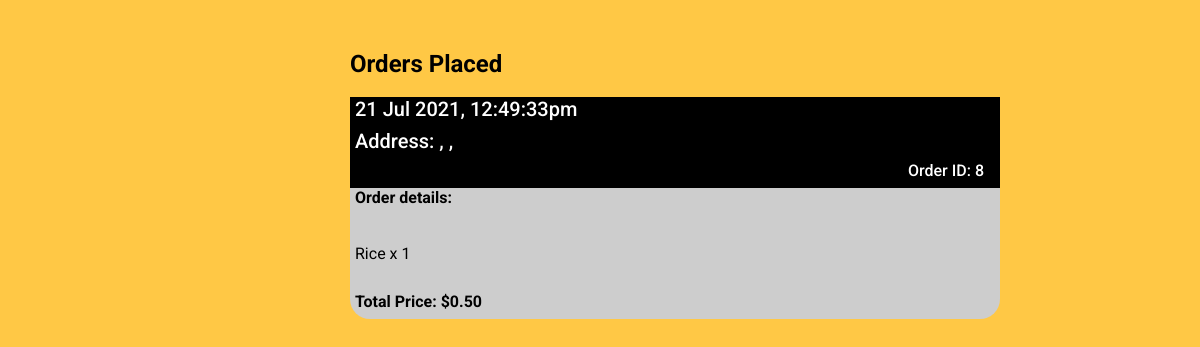
The page /orders.php (signed in) on the database its author committed.
### tables this page shows
CREATE TABLE `orders` (
  `orders_id` int(11) NOT NULL,
  `orders_totalprice` decimal(10,2) NOT NULL,
  `orders_timestamp` timestamp NOT NULL DEFAULT CURRENT_TIMESTAMP ON UPDATE CURRENT_TIMESTAMP,
  `orders_address` varchar(256) NOT NULL,
  `users_id` int(11) NOT NULL
);

CREATE TABLE `orderdetails` (
  `orderdetails_id` int(11) NOT NULL,
  `orderdetails_qty` int(11) NOT NULL,
  `orderdetails_group` int(11) NOT NULL,
  `users_id` int(11) NOT NULL,
  `food_id` int(11) NOT NULL,
  `orders_id` int(11) NOT NULL
);

CREATE TABLE `food` (
  `food_id` int(11) NOT NULL,
  `food_name` varchar(255) NOT NULL,
  `food_category` varchar(128) NOT NULL,
  `food_subcategory` varchar(128) NOT NULL,
  `food_healthierchoice` smallint(6) DEFAULT '0',
  `food_vegan` smallint(6) DEFAULT NULL,
  `food_price` decimal(10,2) NOT NULL,
  `food_calories` int(11) NOT NULL,
  `food_img` varchar(256) DEFAULT NULL
);

### config/db.php (called while the page is built, shortened)
<?php
class DB {
  protected static $mdb = null;
  public static function getMDB() {
    $mdb = DB::$mdb;
    if ($mdb === null) {
      $mdb = DB::$mdb = new MeekroDB();
    }
    $mdb->sync_config();
    return $mdb;
  }
  public static function query() { $args = func_get_args(); return call_user_func_array(array(DB::getMDB(), 'query'), $args); }
}
class MeekroDB {
  public $encoding = 'latin1';
  public $param_char = '%';
  public $named_param_seperator = '_';
  public $connect_options = array(MYSQLI_OPT_CONNECT_TIMEOUT => 30);
  public $internal_mysql = null;
  public function __construct($host=null, $user=null, $password=null, $dbName=null, $port=null, $encoding=null, $socket=null)  {
    if ($encoding === null) $encoding = DB::$encoding;
    $this->encoding = $encoding;
  }
  public function get() {
    $mysql = $this->internal_mysql;
    if (!($mysql instanceof MySQLi)) {
      $mysql = new mysqli();
      foreach ($this->connect_options as $key => $value) {
        $mysql->options($key, $value);
      }
      $mysql->set_charset($this->encoding);
      $this->internal_mysql = $mysql;
    }
    return $mysql;
  }
  protected function preparseQueryParams() {
    $args = func_get_args();
    $sql = trim(strval(array_shift($args)));
    $args_all = $args;
    $param_char_length = strlen($this->param_char);
    $named_seperator_length = strlen($this->named_param_seperator);
    $types = array(
      $this->param_char . 'll',
      $this->param_char . 'ls',
      $this->param_char . 'l',
      $this->param_char . 'li',
      $this->param_char . 'ld',
      $this->param_char . 'lb',
      $this->param_char . 'lt',
      $this->param_char . 's',
      $this->param_char . 'i',
      $this->param_char . 'd',
      $this->param_char . 'b',
      $this->param_char . 't',
      $this->param_char . '?',
      $this->param_char . 'l?',
      $this->param_char . 'll?',
      $this->param_char . 'hc',
      $this->param_char . 'ha',
      $this->param_char . 'ho',
      $this->param_char . 'ss',
      $this->param_char . 'ssb',
      $this->param_char . 'sse',
    );
    $posList = array();
    foreach ($types as $type) {
      $lastPos = 0;
      while (($pos = strpos($sql, $type, $lastPos)) !== false) {
        $lastPos = $pos + 1;
        $posList[$pos] = $type;
      }
    }
    ksort($posList);
    $chunkyQuery = array();
    $pos_adj = 0;
    foreach ($posList as $pos => $type) {
      $type = substr($type, $param_char_length);
      $length_type = strlen($type) + $param_char_length;
      $new_pos = $pos + $pos_adj;
      $new_pos_back = $new_pos + $length_type;
      $arg_number_length = 0;
      if ($arg_number_length = strspn($sql, '0123456789', $new_pos_back)) {
        $arg_number = substr($sql, $new_pos_back, $arg_number_length);
        if (! array_key_exists($arg_number, $args_all)) return $this->nonSQLError("Non existent argument reference (arg $arg_number): $sql");
        $arg = $args_all[$arg_number];
      } else {
        $arg = array_shift($args);
      }
      if ($new_pos > 0) $chunkyQuery[] = substr($sql, 0, $new_pos);
      if (is_object($arg) && ($arg instanceof WhereClause)) {
        list($clause_sql, $clause_args) = $arg->textAndArgs();
        array_unshift($clause_args, $clause_sql);
        $preparsed_sql = call_user_func_array(array($this, 'preparseQueryParams'), $clause_args);
        $chunkyQuery = array_merge($chunkyQuery, $preparsed_sql);
      } else {
        $chunkyQuery[] = array('type' => $type, 'value' => $arg);
      }
      $sql = substr($sql, $new_pos_back + $arg_number_length);
      $pos_adj -= $new_pos_back + $arg_number_length;
    }
    if (strlen($sql) > 0) $chunkyQuery[] = $sql;
    return $chunkyQuery;
  }
  protected function intval($var) {
    if (PHP_INT_SIZE == 8) return intval($var);
    return floor(doubleval($var));
  }
  public function parseQueryParams() {
    $args = func_get_args();
    $chunkyQuery = call_user_func_array(array($this, 'preparseQueryParams'), $args);
    $query = '';
    $array_types = array('ls', 'li', 'ld', 'lb', 'll', 'lt', 'l?', 'll?', 'hc', 'ha', 'ho');
    foreach ($chunkyQuery as $chunk) {
      if (is_string($chunk)) {
        $query .= $chunk;
        continue;
      }
      $type = $chunk['type'];
      $arg = $chunk['value'];
      $result = '';
      $is_array_type = in_array($type, $array_types, true);
      if ($type == 's') $result = $this->escape($arg);
      else if ($type == 'i') $result = $this->intval($arg);
      $query .= $result;
    }
    return $query;
  }
  protected function prependCall($function, $args, $prepend) { array_unshift($args, $prepend); return call_user_func_array($function, $args); }
  public function query() { $args = func_get_args(); return $this->prependCall(array($this, 'queryHelper'), $args, 'assoc'); }
  protected function queryHelper() {
    $args = func_get_args();
    $type = array_shift($args);
    $db = $this->get();
    $is_buffered = true;
    $row_type = 'assoc';
    $full_names = false;
    $sql = call_user_func_array(array($this, 'parseQueryParams'), $args);
    $result = $db->query($sql, $is_buffered ? MYSQLI_STORE_RESULT : MYSQLI_USE_RESULT);
    $return = array();
    while ($row = ($row_type == 'assoc' ? $result->fetch_assoc() : $result->fetch_row())) {
      $return[] = $row;
    }
    return $return;
  }
}
?>

### config/functions.php (called while the page is built, shortened)
<?php
function displayDate($date){
    return date('d M Y', strtotime($date));
}
function displayTime($date){
    return date('h:i:sa', strtotime($date));
}
?>

### orders.php (the view, shortened to what this page needs)
<?php
include "config/db.php";
include "config/functions.php";
?>
<!DOCTYPE html>
<html lang="en">
<head>
    <link href="https://cdn.jsdelivr.net/npm/bootstrap@5.0.0-beta3/dist/css/bootstrap.min.css" rel="stylesheet">
    <link rel="stylesheet" href="https://cdnjs.cloudflare.com/ajax/libs/font-awesome/4.7.0/css/font-awesome.min.css">
    <link href='https://unpkg.com/boxicons@2.0.7/css/boxicons.min.css' rel='stylesheet'>
    <link rel="stylesheet" href="css/styles.css">
    <link rel="stylesheet" href="css/account.css">
</head>
<body>
        <div class="accountcontainer viewer" id="viewer">
            <div class="row justify-content-md-center">
                <div class="col-xl-9 accountrightbody">
                    <div class="row accrow ordersplacedrow accountpage" id="orders">
                        <div>
                            <h4 class="accheader">Orders Placed</h4>
                        </div>
                        <?php
                        $getUserOrderQuery = DB::query("SELECT * FROM orders WHERE users_id=%i ORDER BY orders_id DESC",$_COOKIE['users_id']);
                        foreach ($getUserOrderQuery as $getUserOrderResult) {
                            $getUserOrderDetails = DB::query("SELECT * FROM orderdetails
                                                                INNER JOIN food
                                                                ON orderdetails.food_id = food.food_id
                                                                where users_id=%i AND orders_id=%i"  , $_COOKIE['users_id'],$getUserOrderResult['orders_id']);
                        ?>
                        <div>
                            <div class="date-container">
                                <div class="date-order">
                                    <div class="date-header">
                                        <h5><?php echo displayDate($getUserOrderResult['orders_timestamp']) . ", " . displayTime($getUserOrderResult['orders_timestamp']) ?></h5>
                                        <h5>Address: <?php echo $getUserOrderResult['orders_address']?></h5>
                                    </div>
                                    <div class="order-id">
                                        <h6>Order ID: <?php echo $getUserOrderResult['orders_id'] ?></h6>
                                    </div>
                                </div>
                                <div class="order-stat">
                                    <h6><strong>Order details:</strong></h6><br>
                        <?php
                        foreach($getUserOrderDetails as $getUserOrderDetailsResult ) {
                        ?>
                        <p><?php echo ucwords($getUserOrderDetailsResult['food_name']).' x '.$getUserOrderDetailsResult['orderdetails_qty']?></p><br>
                        <?php
                        }
                        ?>
                                </div>
                                <div class="order-total">
                                    <h6><strong>Total Price: $<?php echo $getUserOrderResult['orders_totalprice'] ?></strong></h6>
                                </div>
                            </div>
                        </div>
                        <?php
                        }
                        ?>
                    </div>
            </div>
        </div>
</body>
</html>

### css/styles.css (style rules this page uses)
:root { --header-height:3rem; --primary-color: #ffc845; --primary-color-alt: #FFC82A; --title-color:#393939; --text-color:#000000; --text-color-light:#A6A6A6; --body-color:#ffc845; --container-color:#FFFFFF; --body-font: 'Roboto', san serif; --biggest-font-size: 2.5rem; --h1-font-size: 2rem; --h2-font-size: 1.5rem; --h3-font-size: 1rem; --normal-font-size: 1rem; --small-font-size:.0.9rem; --smaller-font-size: 0.75rem; --font-medium:500; --font-semi-bold:500; --mb-1:0.5rem; --mb-2:1rem; --mb-3:1.5rem; --mb-4:2.0rem; --mb-5:2.5rem; --mb-6:3rem; --z-tooltip:10; --z-fixed:100; }
@media screen and (min-width:768px) { :root { --biggest-font-size:4rem; --h1-font-size: 2.25rem; --h2-font-size: 1.5rem; --h3-font-size: 1.25rem; --normal-font-size: 1rem; --small-font-size:0.875rem; --smaller-font-size: 0.813rem; } }
*,::before,::after { box-sizing: border-box; }
html { scroll-behavior: smooth; }
body { margin: var(--header-height) 0 0 0; font-family: var(--body-font); font-size:var(--normal-font-size); background-color: var(--body-color); color: var(--text-color); line-height: 1.6; }
h1,h2,h3,p,ul { margin:0; }
.date-container { display: grid; width:100%; background:#cdcdcd; border-radius: 20px; margin-top:10px; }
.date-order { display: grid; width:100%; height:100%; background: #000; color: #fff; padding-left:5px; }
.order-id { justify-self: right; }
.ship-id, .order-stat, .order-total { padding-left: 5px; }

### css/account.css (style rules this page uses)
.accountpage { position: absolute; top:50px; right:200px; left:350px; padding-bottom: 50px; display:flex; flex-direction: column; }
.accheader { font-weight: bold; }
.order-id { padding-right: 1em; }

### rows shown on the page
orders: orders_timestamp "21 Jul 2021", orders_timestamp "12:49:33pm", orders_address ", ,", orders_id "8", orders_totalprice "0.50"
orderdetails: food.food_name "Rice", orderdetails_qty "1"
